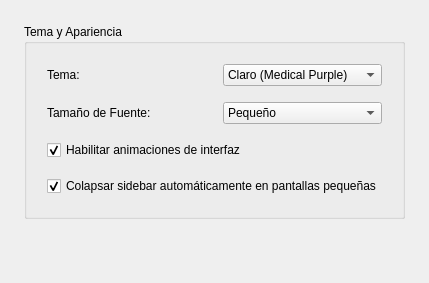
        <widget class="QWidget" name="appearance_page">
         <property name="objectName">
          <string>appearance_page</string>
         </property>
         <layout class="QVBoxLayout" name="appearance_layout">
          <property name="spacing">
           <number>20</number>
          </property>
          <property name="leftMargin">
           <number>24</number>
          </property>
          <property name="topMargin">
           <number>24</number>
          </property>
          <property name="rightMargin">
           <number>24</number>
          </property>
          <property name="bottomMargin">
           <number>24</number>
          </property>
          <item>
           <widget class="QGroupBox" name="theme_group">
            <property name="title">
             <string>Tema y Apariencia</string>
            </property>
            <property name="objectName">
             <string>theme_group</string>
            </property>
            <layout class="QGridLayout" name="theme_layout">
             <property name="spacing">
              <number>16</number>
             </property>
             <property name="leftMargin">
              <number>20</number>
             </property>
             <property name="topMargin">
              <number>20</number>
             </property>
             <property name="rightMargin">
              <number>20</number>
             </property>
             <property name="bottomMargin">
              <number>20</number>
             </property>
             <item row="0" column="0">
              <widget class="QLabel" name="label_theme">
               <property name="text">
                <string>Tema:</string>
               </property>
               <property name="objectName">
                <string>label_theme</string>
               </property>
              </widget>
             </item>
             <item row="0" column="1">
              <widget class="QComboBox" name="combo_theme">
               <property name="objectName">
                <string>combo_theme</string>
               </property>
               <item>
                <property name="text">
                 <string>Claro (Medical Purple)</string>
                </property>
               </item>
               <item>
                <property name="text">
                 <string>Oscuro (Professional)</string>
                </property>
               </item>
               <item>
                <property name="text">
                 <string>Ocean Blue</string>
                </property>
               </item>
               <item>
                <property name="text">
                 <string>Forest Green</string>
                </property>
               </item>
              </widget>
             </item>
             <item row="1" column="0">
              <widget class="QLabel" name="label_font_size">
               <property name="text">
                <string>Tamaño de Fuente:</string>
               </property>
               <property name="objectName">
                <string>label_font_size</string>
               </property>
              </widget>
             </item>
             <item row="1" column="1">
              <widget class="QComboBox" name="combo_font_size">
               <property name="objectName">
                <string>combo_font_size</string>
               </property>
               <item>
                <property name="text">
                 <string>Pequeño</string>
                </property>
               </item>
               <item>
                <property name="text">
                 <string>Normal</string>
                </property>
               </item>
               <item>
                <property name="text">
                 <string>Grande</string>
                </property>
               </item>
               <item>
                <property name="text">
                 <string>Extra Grande</string>
                </property>
               </item>
              </widget>
             </item>
             <item row="2" column="0" colspan="2">
              <widget class="QCheckBox" name="check_animations">
               <property name="text">
                <string>Habilitar animaciones de interfaz</string>
               </property>
               <property name="objectName">
                <string>check_animations</string>
               </property>
               <property name="checked">
                <bool>true</bool>
               </property>
              </widget>
             </item>
             <item row="3" column="0" colspan="2">
              <widget class="QCheckBox" name="check_sidebar_collapse">
               <property name="text">
                <string>Colapsar sidebar automáticamente en pantallas pequeñas</string>
               </property>
               <property name="objectName">
                <string>check_sidebar_collapse</string>
               </property>
               <property name="checked">
                <bool>true</bool>
               </property>
              </widget>
             </item>
            </layout>
           </widget>
          </item>
          <item>
           <spacer name="appearance_spacer">
            <property name="orientation">
             <enum>Qt::Vertical</enum>
            </property>
            <property name="sizeHint" stdset="0">
             <size>
              <width>20</width>
              <height>40</height>
             </size>
            </property>
           </spacer>
          </item>
         </layout>
        </widget>
